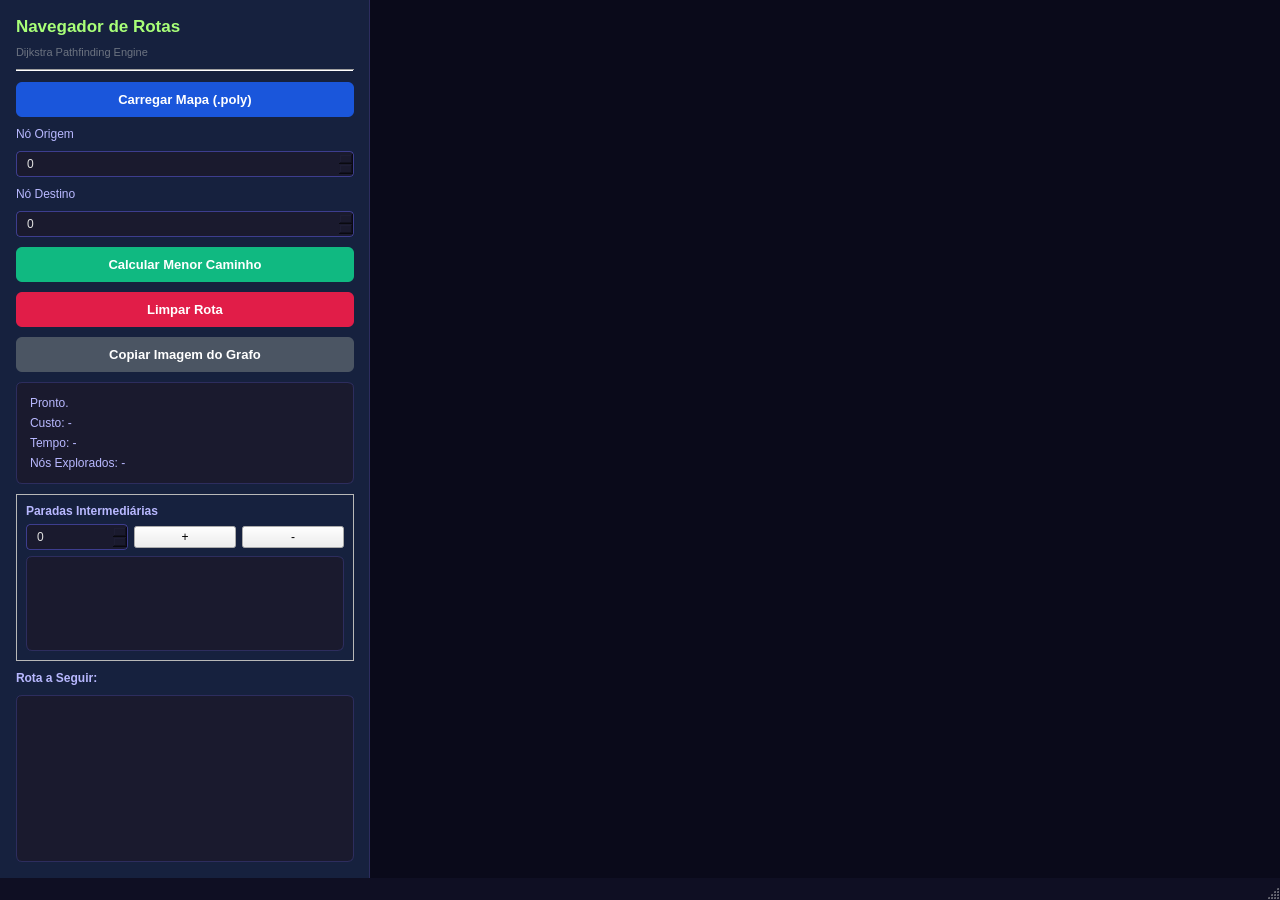
<?xml version="1.0" encoding="UTF-8"?>
<ui version="4.0">
 <class>MainWindow</class>
 <widget class="QMainWindow" name="MainWindow">
  <property name="geometry">
   <rect>
    <x>0</x>
    <y>0</y>
    <width>1280</width>
    <height>900</height>
   </rect>
  </property>
  <property name="windowTitle">
   <string>Navegador de Rotas - Dijkstra</string>
  </property>
  <property name="styleSheet">
   <string notr="true">
QMainWindow { background-color: #0F0F23; }
QFrame#sidebarFrame {
    background-color: #16213E;
    border-right: 1px solid #2D2D5E;
}
QFrame#statsFrame {
    background-color: #1A1A2E;
    border: 1px solid #2D2D5E;
    border-radius: 6px;
    padding: 4px;
}
QPushButton#btnCarregarMapa {
    background-color: #1A56DB;
    color: white;
    border-radius: 6px;
    padding: 10px;
    font-weight: bold;
    font-size: 13px;
}
QPushButton#btnCarregarMapa:hover { background-color: #1E40AF; }
QPushButton#btnCalcular {
    background-color: #10B981;
    color: white;
    border-radius: 6px;
    padding: 10px;
    font-weight: bold;
    font-size: 13px;
}
QPushButton#btnCalcular:hover { background-color: #059669; }
QPushButton#btnLimpar {
    background-color: #E11D48;
    color: white;
    border-radius: 6px;
    padding: 10px;
    font-weight: bold;
    font-size: 13px;
}
QPushButton#btnLimpar:hover { background-color: #BE123C; }
QPushButton#btnCopiarImagem {
    background-color: #4B5563;
    color: white;
    border-radius: 6px;
    padding: 10px;
    font-weight: bold;
    font-size: 13px;
}
QPushButton#btnCopiarImagem:hover { background-color: #374151; }
QLabel#lblTitle  { font-size: 17px; font-weight: bold; color: #A8FF78; }
QLabel#lblSubtitle { font-size: 11px; color: #6B7280; }
QLabel { color: #B8B8FF; }
QSpinBox {
    background-color: #1A1A2E;
    color: #E0E0E0;
    border: 1px solid #3D3D8E;
    border-radius: 4px;
    padding: 4px 8px;
}
QSpinBox:focus { border-color: #A8FF78; }
QLineEdit {
    background-color: #1A1A2E;
    color: #E0E0E0;
    border: 1px solid #3D3D8E;
    border-radius: 4px;
    padding: 4px 8px;
}
QLineEdit:focus { border-color: #A8FF78; }
QGraphicsView { border: none; background-color: #0A0A1A; }
QListWidget {
    background-color: #1A1A2E;
    color: #E0E0E0;
    border: 1px solid #2D2D5E;
    border-radius: 6px;
    font-family: "Monospace";
    font-size: 11px;
}
QListWidget::item { padding: 2px 4px; }
QListWidget::item:selected { background-color: #3D3D8E; color: white; }
   </string>
  </property>
  <widget class="QWidget" name="centralwidget">
   <layout class="QHBoxLayout" name="horizontalLayout">
    <property name="spacing"><number>0</number></property>
    <property name="leftMargin"><number>0</number></property>
    <property name="topMargin"><number>0</number></property>
    <property name="rightMargin"><number>0</number></property>
    <property name="bottomMargin"><number>0</number></property>
    <!-- ── Sidebar ──────────────────────────────────────────────────────── -->
    <item>
     <widget class="QFrame" name="sidebarFrame">
      <property name="minimumSize"><size><width>370</width><height>0</height></size></property>
      <property name="maximumSize"><size><width>370</width><height>16777215</height></size></property>
      <property name="frameShape"><enum>QFrame::NoFrame</enum></property>
      <layout class="QVBoxLayout" name="verticalLayout">
       <property name="spacing"><number>10</number></property>
       <property name="leftMargin"><number>16</number></property>
       <property name="topMargin"><number>16</number></property>
       <property name="rightMargin"><number>16</number></property>
       <property name="bottomMargin"><number>16</number></property>

       <!-- Título -->
       <item>
        <widget class="QLabel" name="lblTitle">
         <property name="text"><string>Navegador de Rotas</string></property>
        </widget>
       </item>
       <item>
        <widget class="QLabel" name="lblSubtitle">
         <property name="text"><string>Dijkstra Pathfinding Engine</string></property>
        </widget>
       </item>
       <item><widget class="Line" name="line_1"><property name="orientation"><enum>Qt::Horizontal</enum></property></widget></item>

       <item>
        <widget class="QPushButton" name="btnCarregarMapa">
         <property name="text"><string>Carregar Mapa (.poly)</string></property>
         <property name="cursor"><cursorShape>PointingHandCursor</cursorShape></property>
        </widget>
       </item>
       <item>
        <widget class="QLabel" name="labelOrigem">
         <property name="text"><string>Nó Origem</string></property>
        </widget>
       </item>
       <item>
        <widget class="QSpinBox" name="spinOrigem">
         <property name="maximum"><number>9999999</number></property>
        </widget>
       </item>
       <item>
        <widget class="QLabel" name="labelDestino">
         <property name="text"><string>Nó Destino</string></property>
        </widget>
       </item>
       <item>
        <widget class="QSpinBox" name="spinDestino">
         <property name="maximum"><number>9999999</number></property>
        </widget>
       </item>
         <item>
          <widget class="QPushButton" name="btnCalcular">
           <property name="text"><string>Calcular Menor Caminho</string></property>
           <property name="cursor"><cursorShape>PointingHandCursor</cursorShape></property>
          </widget>
         </item>
         <item>
          <widget class="QPushButton" name="btnLimpar">
           <property name="text"><string>Limpar Rota</string></property>
           <property name="cursor"><cursorShape>PointingHandCursor</cursorShape></property>
          </widget>
         </item>
         <item>
          <widget class="QPushButton" name="btnCopiarImagem">
           <property name="text"><string>Copiar Imagem do Grafo</string></property>
           <property name="cursor"><cursorShape>PointingHandCursor</cursorShape></property>
          </widget>
         </item>

       <!-- Stats do mapa interativo -->
       <item>
        <widget class="QFrame" name="statsFrame">
         <property name="frameShape"><enum>QFrame::StyledPanel</enum></property>
         <layout class="QVBoxLayout" name="verticalLayout_2">
          <item><widget class="QLabel" name="lblStatus"><property name="text"><string>Pronto.</string></property><property name="wordWrap"><bool>true</bool></property></widget></item>
          <item><widget class="QLabel" name="lblCost"><property name="text"><string>Custo: -</string></property></widget></item>
          <item><widget class="QLabel" name="lblTime"><property name="text"><string>Tempo: -</string></property></widget></item>
          <item><widget class="QLabel" name="lblNodes"><property name="text"><string>Nós Explorados: -</string></property></widget></item>
         </layout>
        </widget>
        </item>
        <item>
         <widget class="QFrame" name="stopsFrame">
          <property name="frameShape"><enum>QFrame::StyledPanel</enum></property>
          <layout class="QVBoxLayout" name="verticalLayout_stops">
           <item>
            <widget class="QLabel" name="lblParadas">
             <property name="text"><string>Paradas Intermediárias</string></property>
             <property name="font">
              <font>
               <weight>75</weight>
               <bold>true</bold>
              </font>
             </property>
            </widget>
           </item>
           <item>
            <layout class="QHBoxLayout" name="hLayoutParada">
             <item>
              <widget class="QSpinBox" name="spinParada">
               <property name="maximum"><number>9999999</number></property>
              </widget>
             </item>
             <item>
              <widget class="QPushButton" name="btnAdicionarParada">
               <property name="text"><string>+</string></property>
               <property name="cursor"><cursorShape>PointingHandCursor</cursorShape></property>
              </widget>
             </item>
             <item>
              <widget class="QPushButton" name="btnRemoverParada">
               <property name="text"><string>-</string></property>
               <property name="cursor"><cursorShape>PointingHandCursor</cursorShape></property>
              </widget>
             </item>
            </layout>
           </item>
           <item>
            <widget class="QListWidget" name="listWidgetParadas">
             <property name="maximumSize"><size><width>16777215</width><height>120</height></size></property>
            </widget>
           </item>
          </layout>
         </widget>
        </item>
        <item>
        <widget class="QLabel" name="lblRotaTitulo">
         <property name="text"><string>Rota a Seguir:</string></property>
         <property name="font">
          <font>
           <weight>75</weight>
           <bold>true</bold>
          </font>
         </property>
        </widget>
       </item>
       <item>
        <widget class="QListWidget" name="listWidgetCaminho"/>
       </item>
      </layout>
     </widget>
    </item>

    <!-- ── Mapa ─────────────────────────────────────────────────────────── -->
    <item>
     <widget class="ZoomableGraphicsView" name="graphicsView"/>
    </item>

   </layout>
  </widget>
  <widget class="QMenuBar" name="menubar">
   <property name="geometry"><rect><x>0</x><y>0</y><width>1280</width><height>24</height></rect></property>
  </widget>
  <widget class="QStatusBar" name="statusbar"/>
 </widget>
 <customwidgets>
  <customwidget>
   <class>ZoomableGraphicsView</class>
   <extends>QGraphicsView</extends>
   <header>mainwindow.h</header>
  </customwidget>
 </customwidgets>
 <resources/>
 <connections/>
</ui>
